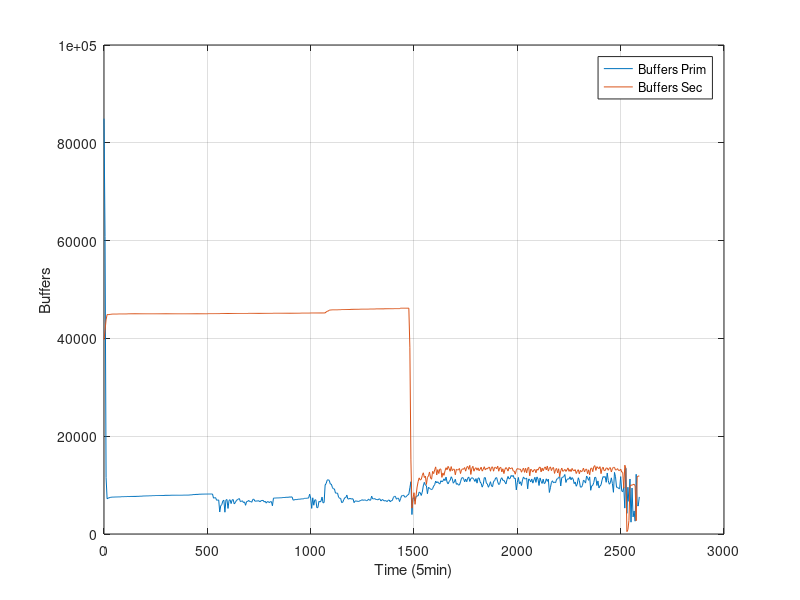

MATLAB code for this plot:
#! /usr/bin/octave -qf
fig = figure;
data = dlmread("finput.txt"," ");
data_sec = dlmread("finput_sec.txt"," ");
size(data);
size(data_sec);
set(fig, "visible", "off");

time =  data(:,1);
MemTotal =  data(:,2);
MemFree =  data(:,3);
Buffers =  data(:,4);
Cached =  data(:,5);
SwapCached =  data(:,6);
Active =  data(:,7);
Inactive =  data(:,8);
SwapTotal =  data(:,9);
SwapFree =  data(:,10);
Dirty =  data(:,11);
Writeback =  data(:,12);
AnonPages =  data(:,13);
Mapped =  data(:,14);
Slab =  data(:,15);
SReclaimable =  data(:,16);
SUnreclaim =  data(:,17);
PageTables =  data(:,18);
NFS_Unstable =  data(:,19);
Bounce =  data(:,20);
WritebackTmp =  data(:,21);
CommitLimit =  data(:,22);
Committed_AS =  data(:,23);
VmallocTotal =  data(:,24);
VmallocUsed =  data(:,25);
VmallocChunk =  data(:,26);

time_sec =  data_sec(:,1);
MemTotal_sec =  data_sec(:,2);
MemFree_sec =  data_sec(:,3);
Buffers_sec =  data_sec(:,4);
Cached_sec =  data_sec(:,5);
SwapCached_sec =  data_sec(:,6);
Active_sec =  data_sec(:,7);
Inactive_sec =  data_sec(:,8);
SwapTotal_sec =  data_sec(:,9);
SwapFree_sec =  data_sec(:,10);
Dirty_sec =  data_sec(:,11);
Writeback_sec =  data_sec(:,12);
AnonPages_sec =  data_sec(:,13);
Mapped_sec =  data_sec(:,14);
Slab_sec =  data_sec(:,15);
SReclaimable_sec =  data_sec(:,16);
SUnreclaim_sec =  data_sec(:,17);
PageTables_sec =  data_sec(:,18);
NFS_Unstable_sec =  data_sec(:,19);
Bounce_sec =  data_sec(:,20);
WritebackTmp_sec =  data_sec(:,21);
CommitLimit_sec =  data_sec(:,22);
Committed_AS_sec =  data_sec(:,23);
VmallocTotal_sec =  data_sec(:,24);
VmallocUsed_sec =  data_sec(:,25);
VmallocChunk_sec =  data_sec(:,26);


plot(time,Buffers,";Buffers Prim;",time,Buffers_sec,";Buffers Sec;"), grid

xlabel("Time (5min)");
ylabel("Buffers");
print("Buffers.png", "-dpng");
